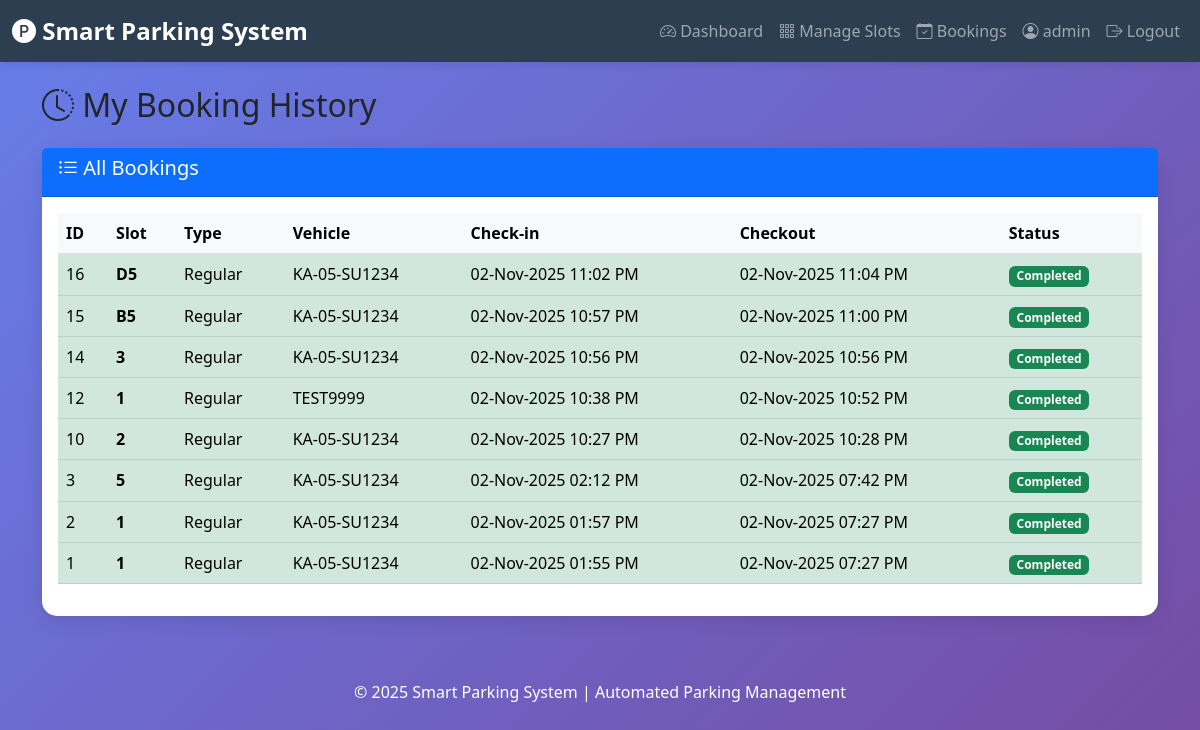
The page /user/bookings (signed in) on the database its author committed.
### tables this page shows
CREATE TABLE bookings (
                    id INTEGER PRIMARY KEY AUTOINCREMENT,
                    user_id INTEGER NOT NULL,
                    slot_id INTEGER NOT NULL,
                    vehicle_number TEXT NOT NULL,
                    booking_time TIMESTAMP DEFAULT CURRENT_TIMESTAMP,
                    checkout_time TIMESTAMP,
                    status TEXT DEFAULT 'Active', package_type TEXT DEFAULT 'Hourly', package_cost REAL DEFAULT 50, expected_duration REAL DEFAULT 1, actual_cost REAL,
                    FOREIGN KEY (user_id) REFERENCES users(id),
                    FOREIGN KEY (slot_id) REFERENCES slots(id)
                );

CREATE TABLE slots (
                    id INTEGER PRIMARY KEY AUTOINCREMENT,
                    slot_number TEXT UNIQUE NOT NULL,
                    slot_type TEXT DEFAULT 'Regular',
                    status TEXT DEFAULT 'Available',
                    floor INTEGER DEFAULT 1,
                    created_at TIMESTAMP DEFAULT CURRENT_TIMESTAMP
                );

### app.py (the view)
@app.route('/user/bookings')
@login_required
def user_bookings():
    user_id = session.get('user_id')
    bookings = booking_manager.get_user_bookings(user_id)
    formatted_bookings = []
    for booking in bookings:
        formatted_bookings.append({
            'id': booking[0],
            'slot_number': booking[1],
            'slot_type': booking[2],
            'vehicle_number': booking[3],
            'booking_time': Helper.format_datetime(booking[4]),
            'checkout_time': Helper.format_datetime(booking[5]) if booking[5] else 'Active',
            'status': booking[6]
        })
    return render_template('user/bookings.html', bookings=formatted_bookings)

### app.py (called while the page is built)
def login_required(f):
    @wraps(f)
    def decorated_function(*args, **kwargs):
        if 'user_id' not in session:
            flash('Please login to access this page', 'warning')
            return redirect(url_for('login'))
        return f(*args, **kwargs)
    return decorated_function

### database/db_manager.py (called while the page is built)
    def fetch_all(self, query, params=()):
        try:
            self.cursor.execute(query, params)
            return self.cursor.fetchall()
        except sqlite3.Error as e:
            print(f"Fetch error: {e}")
            return []

### utils/helpers.py (called while the page is built)
    @staticmethod
    def format_datetime(dt_string):
        if not dt_string:
            return "N/A"
        try:
            dt = datetime.strptime(dt_string, "%Y-%m-%d %H:%M:%S")
            return dt.strftime("%d-%b-%Y %I:%M %p")
        except:
            return dt_string

### templates/user/bookings.html (shortened to what this page needs)
{% extends "base.html" %}
{% block content %}
<h2 class="mb-4"><i class="bi bi-clock-history"></i> My Booking History</h2>
<div class="card">
    <div class="card-header bg-primary text-white">
        <h5><i class="bi bi-list-ul"></i> All Bookings</h5>
    </div>
    <div class="card-body">
        {% if bookings %}
            <div class="table-responsive">
                <table class="table table-hover">
                    <thead class="table-light">
                        <tr>
                            <th>ID</th>
                            <th>Slot</th>
                            <th>Type</th>
                            <th>Vehicle</th>
                            <th>Check-in</th>
                            <th>Checkout</th>
                            <th>Status</th>
                        </tr>
                    </thead>
                    <tbody>
                        {% for booking in bookings %}
                            <tr class="{% if booking.status == 'Active' %}table-warning{% else %}table-success{% endif %}">
                                <td>{{ booking.id }}</td>
                                <td><strong>{{ booking.slot_number }}</strong></td>
                                <td>{{ booking.slot_type }}</td>
                                <td>{{ booking.vehicle_number }}</td>
                                <td>{{ booking.booking_time }}</td>
                                <td>{{ booking.checkout_time }}</td>
                                <td>
                                    {% if booking.status == 'Active' %}
                                        <span class="badge bg-warning">{{ booking.status }}</span>
                                    {% else %}
                                        <span class="badge bg-success">{{ booking.status }}</span>
                                    {% endif %}
                                </td>
                            </tr>
                        {% endfor %}
                    </tbody>
                </table>
            </div>
        {% endif %}
    </div>
</div>
{% endblock %}

### templates/base.html (style rules this page uses)
:root { --primary-color: #2C3E50; --secondary-color: #34495E; --success-color: #27AE60; --warning-color: #F39C12; --danger-color: #E74C3C; --info-color: #3498DB; }
body { background: linear-gradient(135deg, #667eea 0%, #764ba2 100%); min-height: 100vh; font-family: 'Segoe UI', Tahoma, Geneva, Verdana, sans-serif; }
.card { border-radius: 15px; box-shadow: 0 5px 20px rgba(0,0,0,0.1); border: none; }

### rows shown on the page
bookings: id "16", slot_number "D5", slot_type "Regular", vehicle_number "KA-05-SU1234", booking_time "02-Nov-2025 11:02 PM", checkout_time "02-Nov-2025 11:04 PM", status "Completed"
bookings: id "15", slot_number "B5", slot_type "Regular", vehicle_number "KA-05-SU1234", booking_time "02-Nov-2025 10:57 PM", checkout_time "02-Nov-2025 11:00 PM", status "Completed"
bookings: id "14", slot_number "3", slot_type "Regular", vehicle_number "KA-05-SU1234", booking_time "02-Nov-2025 10:56 PM", checkout_time "02-Nov-2025 10:56 PM", status "Completed"
bookings: id "12", slot_number "1", slot_type "Regular", vehicle_number "TEST9999", booking_time "02-Nov-2025 10:38 PM", checkout_time "02-Nov-2025 10:52 PM", status "Completed"
bookings: id "10", slot_number "2", slot_type "Regular", vehicle_number "KA-05-SU1234", booking_time "02-Nov-2025 10:27 PM", checkout_time "02-Nov-2025 10:28 PM", status "Completed"
bookings: id "3", slot_number "5", slot_type "Regular", vehicle_number "KA-05-SU1234", booking_time "02-Nov-2025 02:12 PM", checkout_time "02-Nov-2025 07:42 PM", status "Completed"
bookings: id "2", slot_number "1", slot_type "Regular", vehicle_number "KA-05-SU1234", booking_time "02-Nov-2025 01:57 PM", checkout_time "02-Nov-2025 07:27 PM", status "Completed"
bookings: id "1", slot_number "1", slot_type "Regular", vehicle_number "KA-05-SU1234", booking_time "02-Nov-2025 01:55 PM", checkout_time "02-Nov-2025 07:27 PM", status "Completed"

### other values the page prints
{{ session.username }} "admin"
